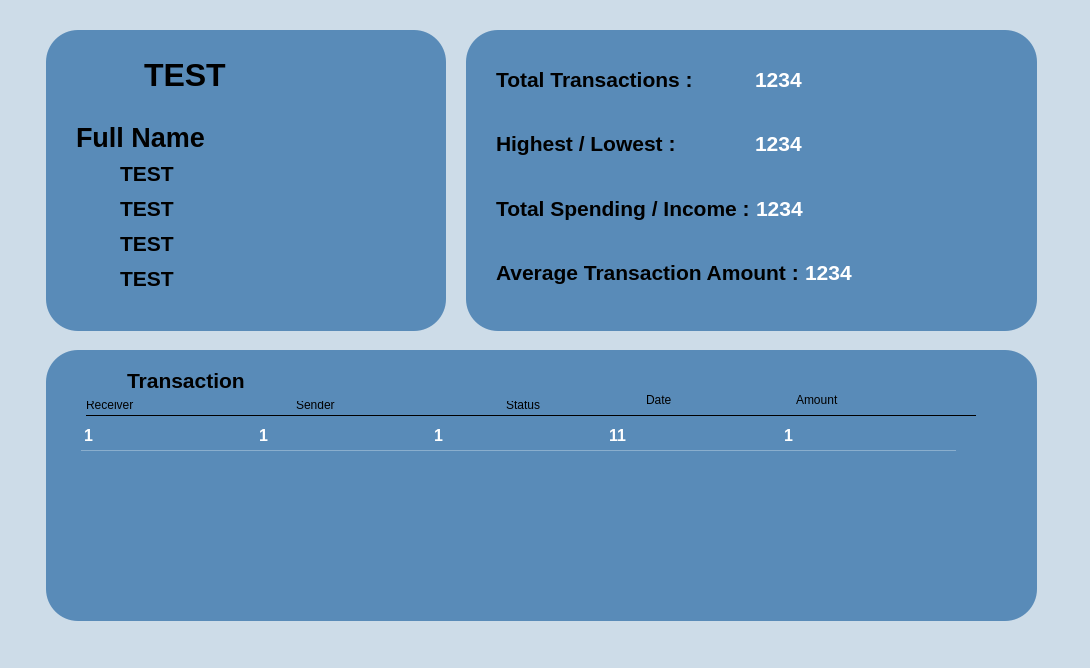
<?xml version="1.0" encoding="UTF-8"?>
<ui version="4.0">
 <class>Admin_ViewUser_Transaction</class>
 <widget class="QMainWindow" name="Admin_ViewUser_Transaction">
  <property name="geometry">
   <rect>
    <x>0</x>
    <y>0</y>
    <width>1090</width>
    <height>668</height>
   </rect>
  </property>
  <property name="windowTitle">
   <string>MainWindow</string>
  </property>
  <widget class="QWidget" name="centralwidget">
   <widget class="QLabel" name="label_6">
    <property name="geometry">
     <rect>
      <x>-2</x>
      <y>0</y>
      <width>1101</width>
      <height>671</height>
     </rect>
    </property>
    <property name="styleSheet">
     <string notr="true">background-color:#cddce8;

</string>
    </property>
    <property name="text">
     <string/>
    </property>
   </widget>
   <widget class="QWidget" name="widget_3" native="true">
    <property name="geometry">
     <rect>
      <x>46</x>
      <y>350</y>
      <width>991</width>
      <height>271</height>
     </rect>
    </property>
    <property name="styleSheet">
     <string notr="true">border-radius: 32;
background-color: #598bb8;
</string>
    </property>
    <widget class="QLabel" name="Username_icon_4">
     <property name="geometry">
      <rect>
       <x>40</x>
       <y>10</y>
       <width>20</width>
       <height>20</height>
      </rect>
     </property>
     <property name="maximumSize">
      <size>
       <width>20</width>
       <height>20</height>
      </size>
     </property>
     <property name="text">
      <string/>
     </property>
     <property name="scaledContents">
      <bool>true</bool>
     </property>
    </widget>
    <widget class="Line" name="line">
     <property name="geometry">
      <rect>
       <x>40</x>
       <y>65</y>
       <width>890</width>
       <height>1</height>
      </rect>
     </property>
     <property name="styleSheet">
      <string notr="true"> background-color: rgb(0, 0, 0);
border: 2px solid black;
</string>
     </property>
     <property name="orientation">
      <enum>Qt::Orientation::Horizontal</enum>
     </property>
    </widget>
    <widget class="QLabel" name="label">
     <property name="geometry">
      <rect>
       <x>40</x>
       <y>45</y>
       <width>63</width>
       <height>20</height>
      </rect>
     </property>
     <property name="styleSheet">
      <string notr="true">color: black;</string>
     </property>
     <property name="text">
      <string>Receiver</string>
     </property>
    </widget>
    <widget class="QLabel" name="label_2">
     <property name="geometry">
      <rect>
       <x>250</x>
       <y>45</y>
       <width>63</width>
       <height>20</height>
      </rect>
     </property>
     <property name="styleSheet">
      <string notr="true">color: black;</string>
     </property>
     <property name="text">
      <string>Sender</string>
     </property>
    </widget>
    <widget class="QLabel" name="label_3">
     <property name="geometry">
      <rect>
       <x>460</x>
       <y>45</y>
       <width>63</width>
       <height>20</height>
      </rect>
     </property>
     <property name="styleSheet">
      <string notr="true">color: black;</string>
     </property>
     <property name="text">
      <string>Status</string>
     </property>
    </widget>
    <widget class="QLabel" name="label_4">
     <property name="geometry">
      <rect>
       <x>600</x>
       <y>40</y>
       <width>63</width>
       <height>20</height>
      </rect>
     </property>
     <property name="styleSheet">
      <string notr="true">color: black;</string>
     </property>
     <property name="text">
      <string>Date</string>
     </property>
    </widget>
    <widget class="QLabel" name="label_5">
     <property name="geometry">
      <rect>
       <x>750</x>
       <y>40</y>
       <width>63</width>
       <height>20</height>
      </rect>
     </property>
     <property name="styleSheet">
      <string notr="true">color: black;</string>
     </property>
     <property name="text">
      <string>Amount</string>
     </property>
    </widget>
    <widget class="QWidget" name="layoutWidget">
     <property name="geometry">
      <rect>
       <x>40</x>
       <y>10</y>
       <width>529</width>
       <height>41</height>
      </rect>
     </property>
     <layout class="QHBoxLayout" name="horizontalLayout_6">
      <item>
       <widget class="QPushButton" name="pushButton">
        <property name="maximumSize">
         <size>
          <width>35</width>
          <height>35</height>
         </size>
        </property>
        <property name="text">
         <string/>
        </property>
        <property name="icon">
         <iconset>
          <normaloff>left_12655291.png</normaloff>left_12655291.png</iconset>
        </property>
        <property name="iconSize">
         <size>
          <width>35</width>
          <height>35</height>
         </size>
        </property>
       </widget>
      </item>
      <item>
       <widget class="QLabel" name="label_12">
        <property name="enabled">
         <bool>true</bool>
        </property>
        <property name="maximumSize">
         <size>
          <width>16777215</width>
          <height>35</height>
         </size>
        </property>
        <property name="font">
         <font>
          <pointsize>16</pointsize>
          <bold>true</bold>
         </font>
        </property>
        <property name="text">
         <string>Transaction</string>
        </property>
       </widget>
      </item>
     </layout>
    </widget>
    <widget class="QTableWidget" name="tableWidget">
     <property name="geometry">
      <rect>
       <x>35</x>
       <y>71</y>
       <width>911</width>
       <height>181</height>
      </rect>
     </property>
     <property name="font">
      <font>
       <pointsize>12</pointsize>
       <bold>true</bold>
      </font>
     </property>
     <property name="autoFillBackground">
      <bool>false</bool>
     </property>
     <property name="styleSheet">
      <string notr="true">QTableWidget::item {
    border-bottom: 1px solid rgba(255, 255, 255, 0.3);  /* white with 30% opacity */
    color: white;
	font: bold 20px &quot;Arial&quot;, sans-serif;

}</string>
     </property>
     <property name="alternatingRowColors">
      <bool>false</bool>
     </property>
     <property name="showGrid">
      <bool>false</bool>
     </property>
     <property name="gridStyle">
      <enum>Qt::PenStyle::NoPen</enum>
     </property>
     <property name="rowCount">
      <number>1</number>
     </property>
     <property name="columnCount">
      <number>5</number>
     </property>
     <attribute name="horizontalHeaderVisible">
      <bool>false</bool>
     </attribute>
     <attribute name="horizontalHeaderCascadingSectionResizes">
      <bool>false</bool>
     </attribute>
     <attribute name="horizontalHeaderDefaultSectionSize">
      <number>175</number>
     </attribute>
     <attribute name="horizontalHeaderHighlightSections">
      <bool>false</bool>
     </attribute>
     <attribute name="horizontalHeaderShowSortIndicator" stdset="0">
      <bool>false</bool>
     </attribute>
     <attribute name="horizontalHeaderStretchLastSection">
      <bool>false</bool>
     </attribute>
     <attribute name="verticalHeaderVisible">
      <bool>false</bool>
     </attribute>
     <attribute name="verticalHeaderCascadingSectionResizes">
      <bool>false</bool>
     </attribute>
     <attribute name="verticalHeaderHighlightSections">
      <bool>true</bool>
     </attribute>
     <row>
      <property name="text">
       <string>New Row</string>
      </property>
     </row>
     <column/>
     <column/>
     <column/>
     <column/>
     <column/>
     <item row="0" column="0">
      <property name="text">
       <string>1</string>
      </property>
     </item>
     <item row="0" column="1">
      <property name="text">
       <string>1</string>
      </property>
     </item>
     <item row="0" column="2">
      <property name="text">
       <string>1</string>
      </property>
     </item>
     <item row="0" column="3">
      <property name="text">
       <string>11</string>
      </property>
     </item>
     <item row="0" column="4">
      <property name="text">
       <string>1 </string>
      </property>
     </item>
    </widget>
    <widget class="QPushButton" name="pushButton_3">
     <property name="geometry">
      <rect>
       <x>885</x>
       <y>21</y>
       <width>20</width>
       <height>20</height>
      </rect>
     </property>
     <property name="maximumSize">
      <size>
       <width>20</width>
       <height>20</height>
      </size>
     </property>
     <property name="text">
      <string/>
     </property>
     <property name="icon">
      <iconset>
       <normaloff>back_14493189.png</normaloff>back_14493189.png</iconset>
     </property>
     <property name="iconSize">
      <size>
       <width>20</width>
       <height>20</height>
      </size>
     </property>
    </widget>
   </widget>
   <widget class="QWidget" name="widget_2" native="true">
    <property name="geometry">
     <rect>
      <x>466</x>
      <y>30</y>
      <width>571</width>
      <height>301</height>
     </rect>
    </property>
    <property name="styleSheet">
     <string notr="true">border-radius: 32;
background-color: #598bb8;
</string>
    </property>
    <widget class="QWidget" name="">
     <property name="geometry">
      <rect>
       <x>30</x>
       <y>20</y>
       <width>511</width>
       <height>251</height>
      </rect>
     </property>
     <layout class="QVBoxLayout" name="verticalLayout">
      <item>
       <layout class="QHBoxLayout" name="horizontalLayout_10">
        <item>
         <widget class="QLabel" name="label_11">
          <property name="enabled">
           <bool>true</bool>
          </property>
          <property name="font">
           <font>
            <pointsize>16</pointsize>
            <bold>true</bold>
           </font>
          </property>
          <property name="styleSheet">
           <string notr="true"/>
          </property>
          <property name="text">
           <string>Total Transactions :</string>
          </property>
          <property name="alignment">
           <set>Qt::AlignmentFlag::AlignLeading|Qt::AlignmentFlag::AlignLeft|Qt::AlignmentFlag::AlignVCenter</set>
          </property>
         </widget>
        </item>
        <item>
         <widget class="QLabel" name="total_transaction">
          <property name="enabled">
           <bool>true</bool>
          </property>
          <property name="font">
           <font>
            <pointsize>16</pointsize>
            <bold>true</bold>
           </font>
          </property>
          <property name="styleSheet">
           <string notr="true">color: rgb(255, 255, 255)</string>
          </property>
          <property name="text">
           <string>1234</string>
          </property>
          <property name="alignment">
           <set>Qt::AlignmentFlag::AlignLeading|Qt::AlignmentFlag::AlignLeft|Qt::AlignmentFlag::AlignVCenter</set>
          </property>
         </widget>
        </item>
       </layout>
      </item>
      <item>
       <layout class="QHBoxLayout" name="horizontalLayout_9">
        <item>
         <widget class="QLabel" name="label_15">
          <property name="enabled">
           <bool>true</bool>
          </property>
          <property name="font">
           <font>
            <pointsize>16</pointsize>
            <bold>true</bold>
           </font>
          </property>
          <property name="styleSheet">
           <string notr="true"/>
          </property>
          <property name="text">
           <string>Highest / Lowest :</string>
          </property>
          <property name="alignment">
           <set>Qt::AlignmentFlag::AlignLeading|Qt::AlignmentFlag::AlignLeft|Qt::AlignmentFlag::AlignVCenter</set>
          </property>
         </widget>
        </item>
        <item>
         <widget class="QLabel" name="highest_lowest">
          <property name="enabled">
           <bool>true</bool>
          </property>
          <property name="font">
           <font>
            <pointsize>16</pointsize>
            <bold>true</bold>
           </font>
          </property>
          <property name="styleSheet">
           <string notr="true">color: rgb(255, 255, 255)</string>
          </property>
          <property name="text">
           <string>1234</string>
          </property>
          <property name="alignment">
           <set>Qt::AlignmentFlag::AlignLeading|Qt::AlignmentFlag::AlignLeft|Qt::AlignmentFlag::AlignVCenter</set>
          </property>
         </widget>
        </item>
       </layout>
      </item>
      <item>
       <layout class="QHBoxLayout" name="horizontalLayout_8">
        <item>
         <widget class="QLabel" name="label_13">
          <property name="enabled">
           <bool>true</bool>
          </property>
          <property name="font">
           <font>
            <pointsize>16</pointsize>
            <bold>true</bold>
           </font>
          </property>
          <property name="styleSheet">
           <string notr="true"/>
          </property>
          <property name="text">
           <string>Total Spending / Income :</string>
          </property>
          <property name="alignment">
           <set>Qt::AlignmentFlag::AlignLeading|Qt::AlignmentFlag::AlignLeft|Qt::AlignmentFlag::AlignVCenter</set>
          </property>
         </widget>
        </item>
        <item>
         <widget class="QLabel" name="spending_income">
          <property name="enabled">
           <bool>true</bool>
          </property>
          <property name="font">
           <font>
            <pointsize>16</pointsize>
            <bold>true</bold>
           </font>
          </property>
          <property name="styleSheet">
           <string notr="true">color: rgb(255, 255, 255)</string>
          </property>
          <property name="text">
           <string>1234</string>
          </property>
          <property name="alignment">
           <set>Qt::AlignmentFlag::AlignLeading|Qt::AlignmentFlag::AlignLeft|Qt::AlignmentFlag::AlignVCenter</set>
          </property>
         </widget>
        </item>
       </layout>
      </item>
      <item>
       <layout class="QHBoxLayout" name="horizontalLayout_7">
        <item>
         <widget class="QLabel" name="label_14">
          <property name="enabled">
           <bool>true</bool>
          </property>
          <property name="font">
           <font>
            <pointsize>16</pointsize>
            <bold>true</bold>
           </font>
          </property>
          <property name="styleSheet">
           <string notr="true"/>
          </property>
          <property name="text">
           <string>Average Transaction Amount :</string>
          </property>
          <property name="alignment">
           <set>Qt::AlignmentFlag::AlignLeading|Qt::AlignmentFlag::AlignLeft|Qt::AlignmentFlag::AlignVCenter</set>
          </property>
         </widget>
        </item>
        <item>
         <widget class="QLabel" name="average_amount">
          <property name="enabled">
           <bool>true</bool>
          </property>
          <property name="font">
           <font>
            <pointsize>16</pointsize>
            <bold>true</bold>
           </font>
          </property>
          <property name="styleSheet">
           <string notr="true">color: rgb(255, 255, 255)</string>
          </property>
          <property name="text">
           <string>1234</string>
          </property>
          <property name="alignment">
           <set>Qt::AlignmentFlag::AlignLeading|Qt::AlignmentFlag::AlignLeft|Qt::AlignmentFlag::AlignVCenter</set>
          </property>
         </widget>
        </item>
       </layout>
      </item>
     </layout>
    </widget>
   </widget>
   <widget class="QWidget" name="widget" native="true">
    <property name="geometry">
     <rect>
      <x>46</x>
      <y>30</y>
      <width>400</width>
      <height>301</height>
     </rect>
    </property>
    <property name="styleSheet">
     <string notr="true">border-radius: 32;
background-color: #598bb8;
</string>
    </property>
    <widget class="QWidget" name="layoutWidget_2">
     <property name="geometry">
      <rect>
       <x>30</x>
       <y>10</y>
       <width>358</width>
       <height>71</height>
      </rect>
     </property>
     <layout class="QHBoxLayout" name="horizontalLayout_4">
      <item>
       <widget class="QLabel" name="Balance_icon">
        <property name="maximumSize">
         <size>
          <width>60</width>
          <height>60</height>
         </size>
        </property>
        <property name="text">
         <string/>
        </property>
        <property name="pixmap">
         <pixmap>money_631180.png</pixmap>
        </property>
        <property name="scaledContents">
         <bool>true</bool>
        </property>
       </widget>
      </item>
      <item>
       <widget class="QLabel" name="Balance_Labe">
        <property name="enabled">
         <bool>true</bool>
        </property>
        <property name="minimumSize">
         <size>
          <width>289</width>
          <height>40</height>
         </size>
        </property>
        <property name="maximumSize">
         <size>
          <width>289</width>
          <height>40</height>
         </size>
        </property>
        <property name="font">
         <font>
          <pointsize>24</pointsize>
          <bold>true</bold>
         </font>
        </property>
        <property name="text">
         <string>TEST</string>
        </property>
       </widget>
      </item>
     </layout>
    </widget>
    <widget class="QWidget" name="layoutWidget_3">
     <property name="geometry">
      <rect>
       <x>30</x>
       <y>90</y>
       <width>342</width>
       <height>176</height>
      </rect>
     </property>
     <layout class="QVBoxLayout" name="verticalLayout_2">
      <item>
       <widget class="QLabel" name="Full_Name">
        <property name="minimumSize">
         <size>
          <width>340</width>
          <height>30</height>
         </size>
        </property>
        <property name="maximumSize">
         <size>
          <width>289</width>
          <height>30</height>
         </size>
        </property>
        <property name="font">
         <font>
          <pointsize>20</pointsize>
          <bold>true</bold>
         </font>
        </property>
        <property name="text">
         <string>Full Name</string>
        </property>
       </widget>
      </item>
      <item>
       <layout class="QHBoxLayout" name="horizontalLayout_3">
        <item>
         <widget class="QLabel" name="Username_icon">
          <property name="maximumSize">
           <size>
            <width>20</width>
            <height>20</height>
           </size>
          </property>
          <property name="text">
           <string/>
          </property>
          <property name="pixmap">
           <pixmap>profile_7542248.png</pixmap>
          </property>
          <property name="scaledContents">
           <bool>true</bool>
          </property>
         </widget>
        </item>
        <item>
         <widget class="QLabel" name="UserName_Label">
          <property name="enabled">
           <bool>true</bool>
          </property>
          <property name="minimumSize">
           <size>
            <width>289</width>
            <height>27</height>
           </size>
          </property>
          <property name="maximumSize">
           <size>
            <width>289</width>
            <height>27</height>
           </size>
          </property>
          <property name="font">
           <font>
            <pointsize>16</pointsize>
            <bold>true</bold>
           </font>
          </property>
          <property name="text">
           <string>TEST</string>
          </property>
         </widget>
        </item>
       </layout>
      </item>
      <item>
       <layout class="QHBoxLayout" name="horizontalLayout">
        <item>
         <widget class="QLabel" name="Nationalid_icon">
          <property name="maximumSize">
           <size>
            <width>20</width>
            <height>20</height>
           </size>
          </property>
          <property name="text">
           <string/>
          </property>
          <property name="pixmap">
           <pixmap>id-card_9284909.png</pixmap>
          </property>
          <property name="scaledContents">
           <bool>true</bool>
          </property>
         </widget>
        </item>
        <item>
         <widget class="QLabel" name="Nationalid_Labe">
          <property name="enabled">
           <bool>true</bool>
          </property>
          <property name="minimumSize">
           <size>
            <width>289</width>
            <height>27</height>
           </size>
          </property>
          <property name="maximumSize">
           <size>
            <width>289</width>
            <height>27</height>
           </size>
          </property>
          <property name="font">
           <font>
            <pointsize>16</pointsize>
            <bold>true</bold>
           </font>
          </property>
          <property name="text">
           <string>TEST</string>
          </property>
         </widget>
        </item>
       </layout>
      </item>
      <item>
       <layout class="QHBoxLayout" name="horizontalLayout_2">
        <item>
         <widget class="QLabel" name="Email_icon">
          <property name="maximumSize">
           <size>
            <width>20</width>
            <height>20</height>
           </size>
          </property>
          <property name="text">
           <string/>
          </property>
          <property name="pixmap">
           <pixmap>email_4546924.png</pixmap>
          </property>
          <property name="scaledContents">
           <bool>true</bool>
          </property>
         </widget>
        </item>
        <item>
         <widget class="QLabel" name="Email_Label">
          <property name="enabled">
           <bool>true</bool>
          </property>
          <property name="minimumSize">
           <size>
            <width>289</width>
            <height>27</height>
           </size>
          </property>
          <property name="maximumSize">
           <size>
            <width>289</width>
            <height>27</height>
           </size>
          </property>
          <property name="font">
           <font>
            <pointsize>16</pointsize>
            <bold>true</bold>
           </font>
          </property>
          <property name="text">
           <string>TEST</string>
          </property>
         </widget>
        </item>
       </layout>
      </item>
      <item>
       <layout class="QHBoxLayout" name="horizontalLayout_5">
        <item>
         <widget class="QLabel" name="PhoneNo_icon">
          <property name="maximumSize">
           <size>
            <width>20</width>
            <height>20</height>
           </size>
          </property>
          <property name="text">
           <string/>
          </property>
          <property name="pixmap">
           <pixmap>phone-call_1082233.png</pixmap>
          </property>
          <property name="scaledContents">
           <bool>true</bool>
          </property>
         </widget>
        </item>
        <item>
         <widget class="QLabel" name="PhoneNo_Labe">
          <property name="enabled">
           <bool>true</bool>
          </property>
          <property name="minimumSize">
           <size>
            <width>289</width>
            <height>27</height>
           </size>
          </property>
          <property name="maximumSize">
           <size>
            <width>289</width>
            <height>27</height>
           </size>
          </property>
          <property name="font">
           <font>
            <pointsize>16</pointsize>
            <bold>true</bold>
           </font>
          </property>
          <property name="text">
           <string>TEST</string>
          </property>
         </widget>
        </item>
       </layout>
      </item>
     </layout>
    </widget>
   </widget>
  </widget>
 </widget>
 <resources/>
 <connections/>
</ui>
